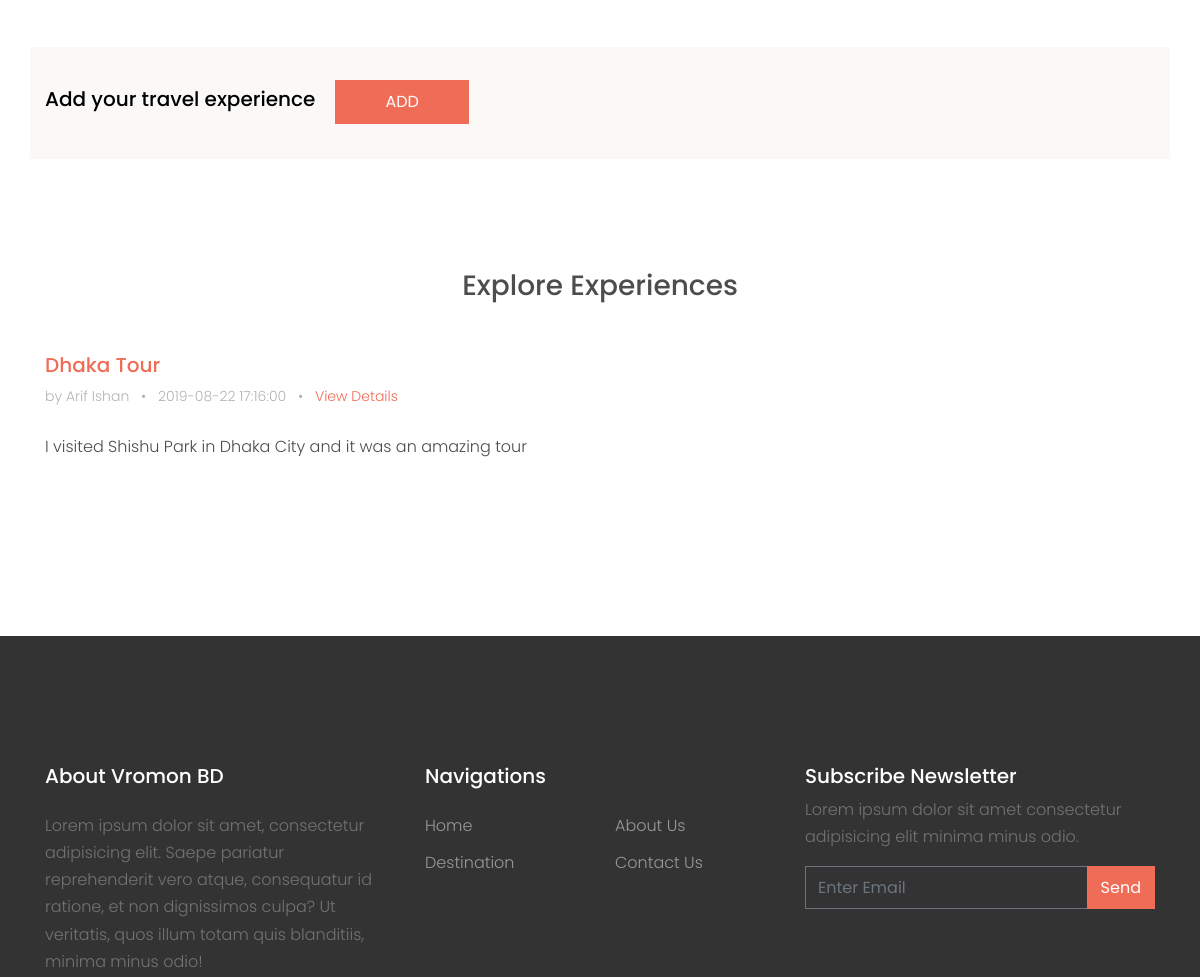
/experience.php (middle part), run on an earlier commit of the app's database.
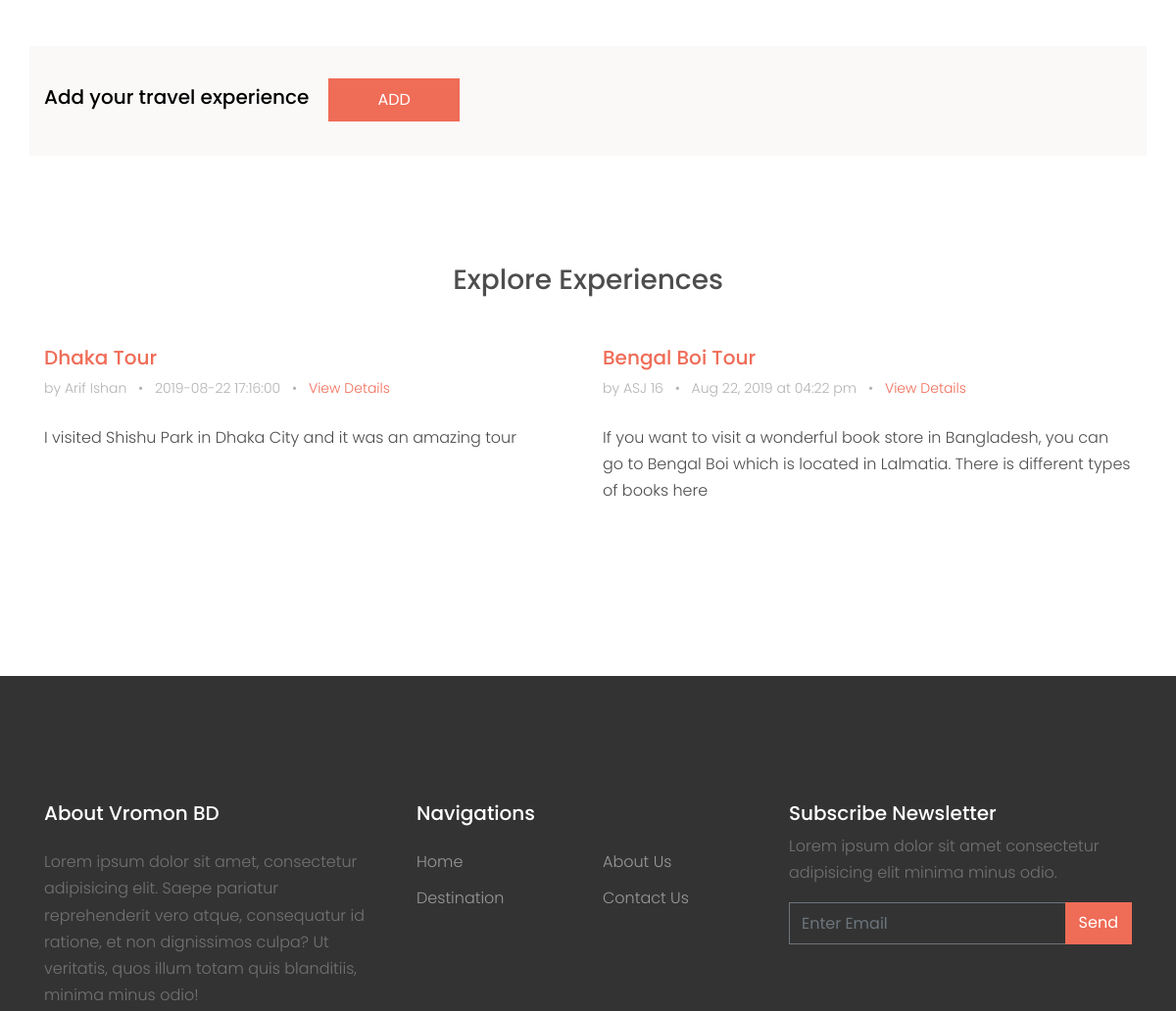
And on a later commit of the database.
### tables this page shows
CREATE TABLE `blogs` (
  `ID` int(11) NOT NULL,
  `UserID` int(11) NOT NULL,
  `Title` varchar(200) NOT NULL,
  `PlaceName` varchar(100) NOT NULL,
  `Description` text NOT NULL,
  `Tag` varchar(100) NOT NULL,
  `DateTime` varchar(30) NOT NULL
);

CREATE TABLE `user` (
  `ID` int(11) NOT NULL,
  `FirstName` varchar(50) NOT NULL,
  `LastName` varchar(50) NOT NULL,
  `Phone` varchar(20) NOT NULL,
  `Email` varchar(30) NOT NULL,
  `Password` varchar(30) NOT NULL
);

### experience.php (the view, shortened to what this page needs)
<?php
    include "zzz-dbConnect.php";
  ?>
<!DOCTYPE html>
<html lang="en">
  <head>
    <link rel="stylesheet" href="fonts/icomoon/style.css">
    <link rel="stylesheet" href="css/bootstrap.min.css">
    <link rel="stylesheet" href="css/magnific-popup.css">
    <link rel="stylesheet" href="css/jquery-ui.css">
    <link rel="stylesheet" href="css/owl.carousel.min.css">
    <link rel="stylesheet" href="css/owl.theme.default.min.css">
    <link rel="stylesheet" href="css/bootstrap-datepicker.css">
    <link rel="stylesheet" href="fonts/flaticon/font/flaticon.css">
    <link rel="stylesheet" href="https://cdn.jsdelivr.net/npm/mediaelement@4.2.7/build/mediaelementplayer.min.css">
    <link rel="stylesheet" href="css/aos.css">
    <link rel="stylesheet" href="css/style.css">
  </head>
  <body>
    <div class="site-wrap">
      <div class="site-section border-top" style="margin-bottom:-50px;">
        <div class="container">
          <div class="row text-center">
            <div class="col-md-12" style="display:flex; padding-top:40px; background-color:#FAF9F8;">
              <h5 class="mb-5 text-black" style="margin-right:20px;">Add your travel experience</h5>
              <?php if(isset($_SESSION['ID'])) {?>
                <p style="margin-top:-7px;"><a href="postForm" class="btn btn-primary py-2 px-5 text-white">ADD</a></p>
              <?php } else {?>
                  <p style="margin-top:-7px;"><a onclick="alert('Login first!');" class="btn btn-primary py-2 px-5 text-white">ADD</a></p>
              <?php }?>
            </div>
          </div>
        </div>
      </div>
      <div class="site-section">
        <div class="container">
          <h3 style="text-align:center; margin-bottom:50px; ">Explore Experiences</h3>
          <div class="row mb-3 align-items-stretch">
            <?php
              $sql = "select * from blogs";
              $result = mysqli_query($link, $sql);
              while($row = mysqli_fetch_array($result)) {
                $sql = "select FirstName, LastName from user where ID = ".$row['UserID'];
                $result2 = mysqli_query($link, $sql);
                $row2 = mysqli_fetch_array($result2)
            ?>
                <div class="col-md-6 col-lg-6 mb-4 mb-lg-4" style="padding-bottom:40px;">
                  <div class="h-entry">
                    <h2 class="font-size-regular"><a href="post?eid=<?php echo $row['ID']?>"><?php echo $row['Title']?></a></h2>
                    <div class="meta mb-4">by <?php echo $row2['FirstName']." ".$row2['LastName'] ?> <span class="mx-2">&bullet;</span> <?php echo $row['DateTime']?> <span class="mx-2">&bullet;</span> <a href="post?eid=<?php echo $row['ID']?>">View Details</a></div>
                    <p><?php echo $row['Description']?></p>
                  </div>
                </div>
            <?php
              }
            ?>
          </div>
        </div>
      </div>
      <?php include "zzz-footer.php";?>
    </div>
  </body>
</html>

What changed in the data, as far as the page shows it:
added blogs: Title "Bengal Boi Tour", UserID.FirstName "ASJ", UserID.LastName "16", DateTime "Aug 22, 2019 at 04:22 pm", Description "If you want to visit a wonderful book store in Bangladesh, you can go to Bengal Boi which is located in Lalmatia. There is different types of books here"
